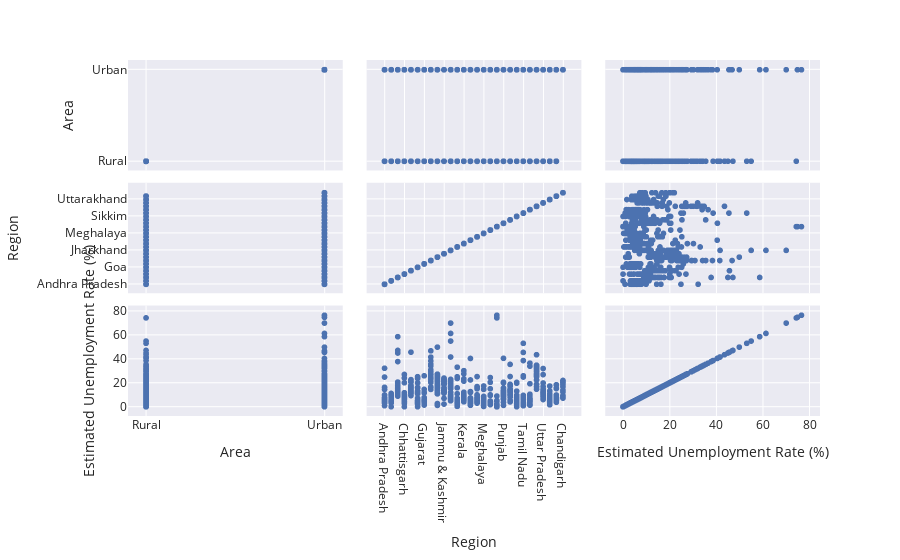

Write notebook code for a chart like this one.
### Code cell
fig = px.scatter_matrix(data,template='seaborn')
fig.show()

### Figure 1 — Plotly figure (JSON) as saved in the notebook; plotly's stock layout.template omitted (floating-point values rounded to 4 significant figures; data arrays with more than 128 entries replaced by an {"elided": "..."} marker saying what was removed)
{"data": [{"dimensions": [{"axis": {"matches": true}, "label": "Area", "values": {"elided": "740 str values"}}, {"axis": {"matches": true}, "label": "Region", "values": {"elided": "740 str values"}}, {"axis": {"matches": true}, "label": "Estimated Unemployment Rate (%)", "values": {"elided": "740 float values"}}], "hovertemplate": "%{xaxis.title.text}=%{x}<br>%{yaxis.title.text}=%{y}<extra></extra>", "legendgroup": "", "marker": {"color": "rgb(76,114,176)", "symbol": "circle"}, "name": "", "showlegend": false, "type": "splom"}], "layout": {"autosize": true, "dragmode": "pan", "legend": {"tracegroupgap": 0}, "margin": {"t": 60}, "xaxis": {"autorange": true, "range": [-0.1808, 1.181], "showspikes": false, "type": "category"}, "xaxis2": {"autorange": true, "range": [-4.88, 31.88], "showspikes": false, "type": "category"}, "xaxis3": {"autorange": true, "range": [-13.87, 90.61], "showspikes": false, "type": "linear"}, "yaxis": {"autorange": true, "range": [-0.1808, 1.181], "showspikes": false, "type": "category"}, "yaxis2": {"autorange": true, "range": [-4.88, 31.88], "showspikes": false, "type": "category"}, "yaxis3": {"autorange": true, "range": [-13.87, 90.61], "showspikes": false, "type": "linear"}}}
